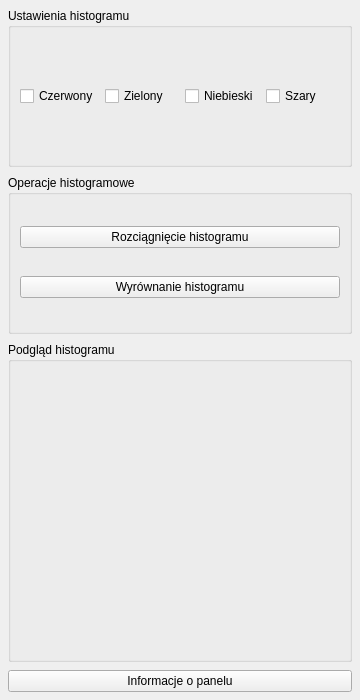
<?xml version="1.0" encoding="UTF-8"?>
<ui version="4.0">
 <class>HistogramPage</class>
 <widget class="QWidget" name="HistogramPage">
  <property name="geometry">
   <rect>
    <x>0</x>
    <y>0</y>
    <width>360</width>
    <height>700</height>
   </rect>
  </property>
  <property name="windowTitle">
   <string>Histogram</string>
  </property>
  <layout class="QVBoxLayout" name="verticalLayout">
   <property name="spacing">
    <number>8</number>
   </property>
   <property name="leftMargin">
    <number>8</number>
   </property>
   <property name="topMargin">
    <number>8</number>
   </property>
   <property name="rightMargin">
    <number>8</number>
   </property>
   <property name="bottomMargin">
    <number>8</number>
   </property>

   <item>
    <widget class="QGroupBox" name="groupSettings">
     <property name="title">
      <string>Ustawienia histogramu</string>
     </property>
     <layout class="QVBoxLayout" name="verticalLayoutSettings">
      <item>
       <layout class="QHBoxLayout" name="horizontalLayoutChannels">
        <item>
         <widget class="QCheckBox" name="checkR">
          <property name="text">
           <string>Czerwony</string>
          </property>
         </widget>
        </item>
        <item>
         <widget class="QCheckBox" name="checkG">
          <property name="text">
           <string>Zielony</string>
          </property>
         </widget>
        </item>
        <item>
         <widget class="QCheckBox" name="checkB">
          <property name="text">
           <string>Niebieski</string>
          </property>
         </widget>
        </item>
        <item>
         <widget class="QCheckBox" name="checkGray">
          <property name="text">
           <string>Szary</string>
          </property>
         </widget>
        </item>
       </layout>
      </item>
     </layout>
    </widget>
   </item>

   <item>
    <widget class="QGroupBox" name="groupOperations">
     <property name="title">
      <string>Operacje histogramowe</string>
     </property>
     <layout class="QVBoxLayout" name="verticalLayoutOperations">
      <item>
       <widget class="QPushButton" name="btnStretchHistogram">
        <property name="text">
         <string>Rozciągnięcie histogramu</string>
        </property>
       </widget>
      </item>
      <item>
       <widget class="QPushButton" name="btnEqualizeHistogram">
        <property name="text">
         <string>Wyrównanie histogramu</string>
        </property>
       </widget>
      </item>
     </layout>
    </widget>
   </item>

   <item>
    <widget class="QGroupBox" name="groupChart">
     <property name="minimumSize">
      <size>
       <width>0</width>
       <height>320</height>
      </size>
     </property>
     <property name="title">
      <string>Podgląd histogramu</string>
     </property>
     <layout class="QVBoxLayout" name="chartLayout">
      <property name="leftMargin">
       <number>4</number>
      </property>
      <property name="topMargin">
       <number>4</number>
      </property>
      <property name="rightMargin">
       <number>4</number>
      </property>
      <property name="bottomMargin">
       <number>4</number>
      </property>
     </layout>
    </widget>
   </item>

   <item>
    <widget class="QPushButton" name="btnHistogramInfo">
     <property name="text">
      <string>Informacje o panelu</string>
     </property>
    </widget>
   </item>

  </layout>
 </widget>
 <resources/>
 <connections/>
</ui>
